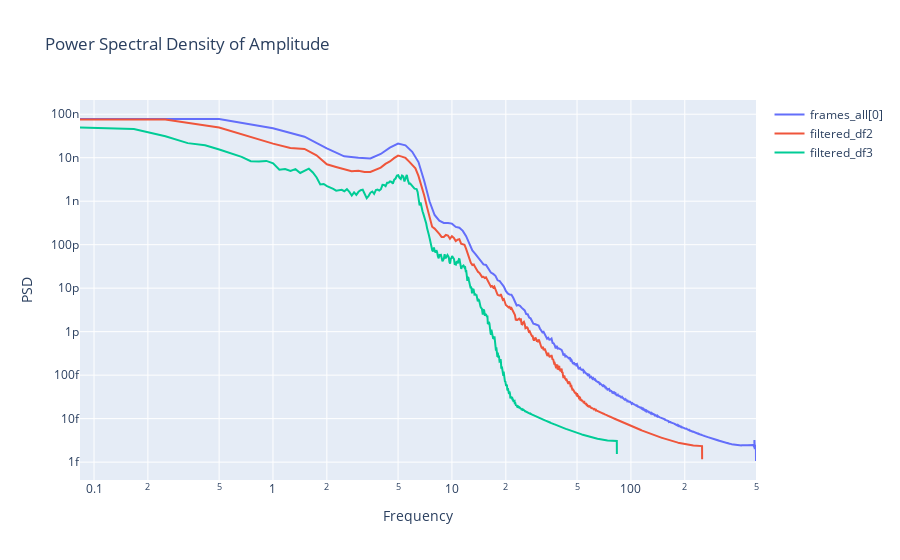

The code cell stored with this chart in its notebook:
### Markdown cell above
## **welch para las amplitudes**

así me aseguro de que no hay frecuencias fantasmas y de todas tienen la misma psd lo que las hace equivalente para su uso posterior

### Code cell
from scipy.signal import welch

#Calculate the Welch PSD for frames_all[0]
freq_all, psd_all = welch(frames_all[0]['Amplitude'], fs=1000, nperseg=2000, scaling = 'spectrum', window='hamming')


# Calculate the Welch PSD for filtered_df2
freq2, psd2 = welch(filtered2_df['Amplitude'], fs=500, nperseg=2000, scaling = 'spectrum', window='hamming')

# Calculate the Welch PSD for filtered_df3
freq3, psd3 = welch(filtered3_df['Amplitude'], fs=167, nperseg=2000, scaling = 'spectrum', window='hamming')

fig = go.Figure()

# Add trace for frames_all[0]
fig.add_trace(go.Scatter(x=freq_all, y=psd_all,
                         mode='lines', name='frames_all[0]'))

# Add trace for filtered_df2
fig.add_trace(go.Scatter(x=freq2, y=psd2,
                         mode='lines', name='filtered_df2'))

# Add trace for filtered_df3
fig.add_trace(go.Scatter(x=freq3, y=psd3,
                         mode='lines', name='filtered_df3'))

# Update layout
fig.update_layout(title='Power Spectral Density of Amplitude',
                  xaxis_title='Frequency',
                  yaxis_title='PSD',
                  xaxis_type='log',
                  yaxis_type='log')


# Show the figure
fig.show()

### Figure 1 — Plotly figure (JSON) as saved in the notebook; plotly's stock layout.template omitted (floating-point values rounded to 4 significant figures; data arrays with more than 128 entries replaced by an {"elided": "..."} marker saying what was removed)
{"data": [{"mode": "lines", "name": "frames_all[0]", "type": "scatter", "x": {"elided": "1001 float values"}, "y": {"elided": "1001 float values"}}, {"mode": "lines", "name": "filtered_df2", "type": "scatter", "x": {"elided": "1001 float values"}, "y": {"elided": "1001 float values"}}, {"mode": "lines", "name": "filtered_df3", "type": "scatter", "x": {"elided": "1001 float values"}, "y": {"elided": "1001 float values"}}], "layout": {"title": {"text": "Power Spectral Density of Amplitude"}, "xaxis": {"title": {"text": "Frequency"}, "type": "log"}, "yaxis": {"title": {"text": "PSD"}, "type": "log"}}}
